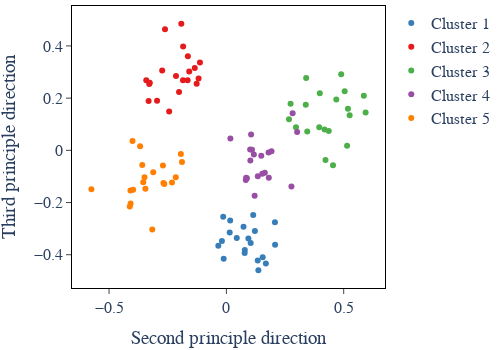

Here is the notebook cell this chart was saved with:
### Code cell
# Plot the embedded points coloured by the Gaussian Mixture Model cluster labels 
fig = go.Figure()
for i in range(B):
    fig.add_trace(go.Scatter(x=current_embedded_array[0,labels[0]==i,x_direction], y=current_embedded_array[0,labels[0]==i,y_direction], mode='markers', marker=dict(color=colors[i]),name=f'Cluster {i+1}'))
layout = go.Layout(
    yaxis=dict(title='Third principle direction', showline=True, linewidth=1, linecolor='black',ticks='outside',mirror=True),
    xaxis=dict(title='Second principle direction',showline=True, linewidth=1, linecolor='black',ticks='outside',mirror=True,automargin=True),
    paper_bgcolor='white',  # Set background color to white
    plot_bgcolor='white',   # Set plot area color to white
    font_family="Serif", 
    font_size=16, 
    margin=dict(l=5, r=5, t=5, b=5),
    width =500, 
    height=350
)
fig.update_layout(layout)
fig.show()

### Figure 1 — Plotly figure (JSON) as saved in the notebook; plotly's stock layout.template omitted (floating-point values rounded to 4 significant figures)
{"data": [{"marker": {"color": "rgb(55, 126, 184)"}, "mode": "markers", "name": "Cluster 1", "type": "scatter", "x": [0.07302, 0.07851, -0.01905, 0.04425, 0.1036, 0.09374, 0.07799, 0.1682, -0.01351, 0.1336, 0.1363, 0.1548, 0.2076, 0.2069, -0.03433, 0.1215, 0.1143, 0.01407, -0.0115, 0.01618], "y": [-0.2933, -0.3815, -0.3475, -0.336, -0.3552, -0.3378, -0.3932, -0.4332, -0.2547, -0.4221, -0.4591, -0.4096, -0.3613, -0.2755, -0.3652, -0.3088, -0.2477, -0.315, -0.4156, -0.2691]}, {"marker": {"color": "rgb(228, 26, 28)"}, "mode": "markers", "name": "Cluster 2", "type": "scatter", "x": [-0.2439, -0.1642, -0.185, -0.2615, -0.3414, -0.3288, -0.3314, -0.1126, -0.1651, -0.1347, -0.1267, -0.2147, -0.3265, -0.192, -0.2736, -0.2954, -0.1583, -0.1184, -0.2017, -0.1843], "y": [0.1489, 0.3606, 0.2688, 0.4641, 0.2687, 0.2543, 0.1894, 0.3367, 0.2681, 0.3156, 0.2549, 0.2844, 0.2591, 0.4845, 0.3061, 0.1899, 0.3022, 0.2747, 0.2231, 0.3976]}, {"marker": {"color": "rgb(77, 175, 74)"}, "mode": "markers", "name": "Cluster 3", "type": "scatter", "x": [0.2736, 0.3445, 0.5145, 0.5934, 0.3958, 0.4186, 0.5253, 0.4893, 0.34, 0.2669, 0.4226, 0.5182, 0.5858, 0.2966, 0.4685, 0.3981, 0.3383, 0.4362, 0.5042, 0.4545], "y": [0.1787, 0.072, 0.0178, 0.145, 0.0882, 0.08023, 0.1346, 0.2915, 0.2769, 0.119, -0.03676, 0.1597, 0.2094, 0.08793, 0.1949, 0.219, 0.175, 0.07361, 0.2261, -0.0571]}, {"marker": {"color": "rgb(152, 78, 163)"}, "mode": "markers", "name": "Cluster 4", "type": "scatter", "x": [0.1924, 0.1204, 0.0875, 0.08284, 0.08428, 0.3015, 0.1092, 0.1172, 0.1013, 0.2772, 0.134, 0.1021, 0.1487, 0.2824, 0.1809, 0.1053, 0.1798, 0.153, 0.1639, 0.01713], "y": [-0.003159, -0.174, -0.1067, -0.114, -0.1055, 0.0701, 0.001757, -0.01552, 0.003632, -0.1387, -0.09971, -0.03861, -0.02053, 0.1422, -0.1053, 0.06052, -0.008018, -0.08942, -0.08632, 0.04574]}, {"marker": {"color": "rgb(255, 127, 0)"}, "mode": "markers", "name": "Cluster 5", "type": "scatter", "x": [-0.4082, -0.2156, -0.4117, -0.3542, -0.3677, -0.3585, -0.3159, -0.5753, -0.2684, -0.1892, -0.4001, -0.3118, -0.2704, -0.4088, -0.349, -0.2645, -0.2318, -0.3974, -0.3451, -0.1941], "y": [-0.2035, -0.1032, -0.2151, -0.1222, 0.01565, -0.0561, -0.3033, -0.1488, -0.1251, -0.04464, 0.03583, -0.0841, -0.05833, -0.1537, -0.1031, -0.1292, -0.1229, -0.1506, -0.1475, -0.01407]}], "layout": {"font": {"family": "Serif", "size": 16}, "height": 350, "margin": {"b": 5, "l": 5, "r": 5, "t": 5}, "paper_bgcolor": "white", "plot_bgcolor": "white", "width": 500, "xaxis": {"automargin": true, "linecolor": "black", "linewidth": 1, "mirror": true, "showline": true, "ticks": "outside", "title": {"text": "Second principle direction"}}, "yaxis": {"linecolor": "black", "linewidth": 1, "mirror": true, "showline": true, "ticks": "outside", "title": {"text": "Third principle direction"}}}}
